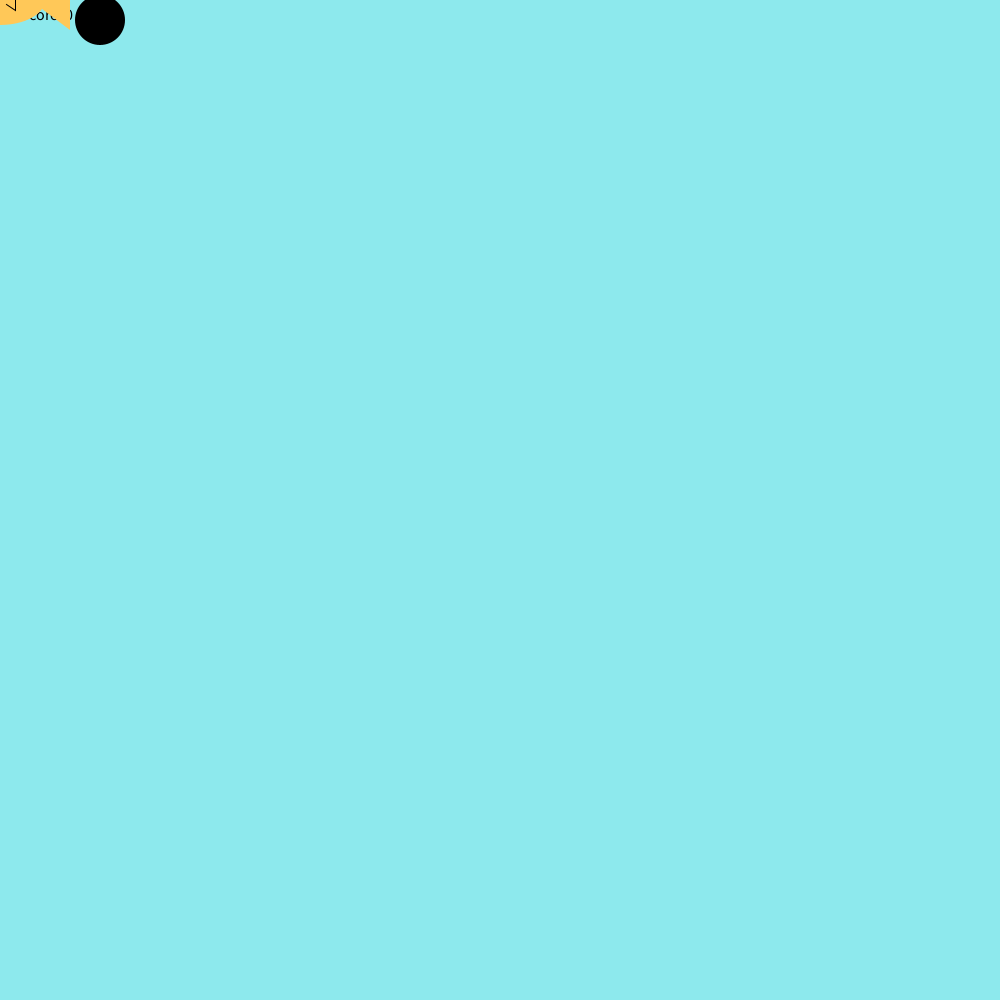
Frame 1 (no input)
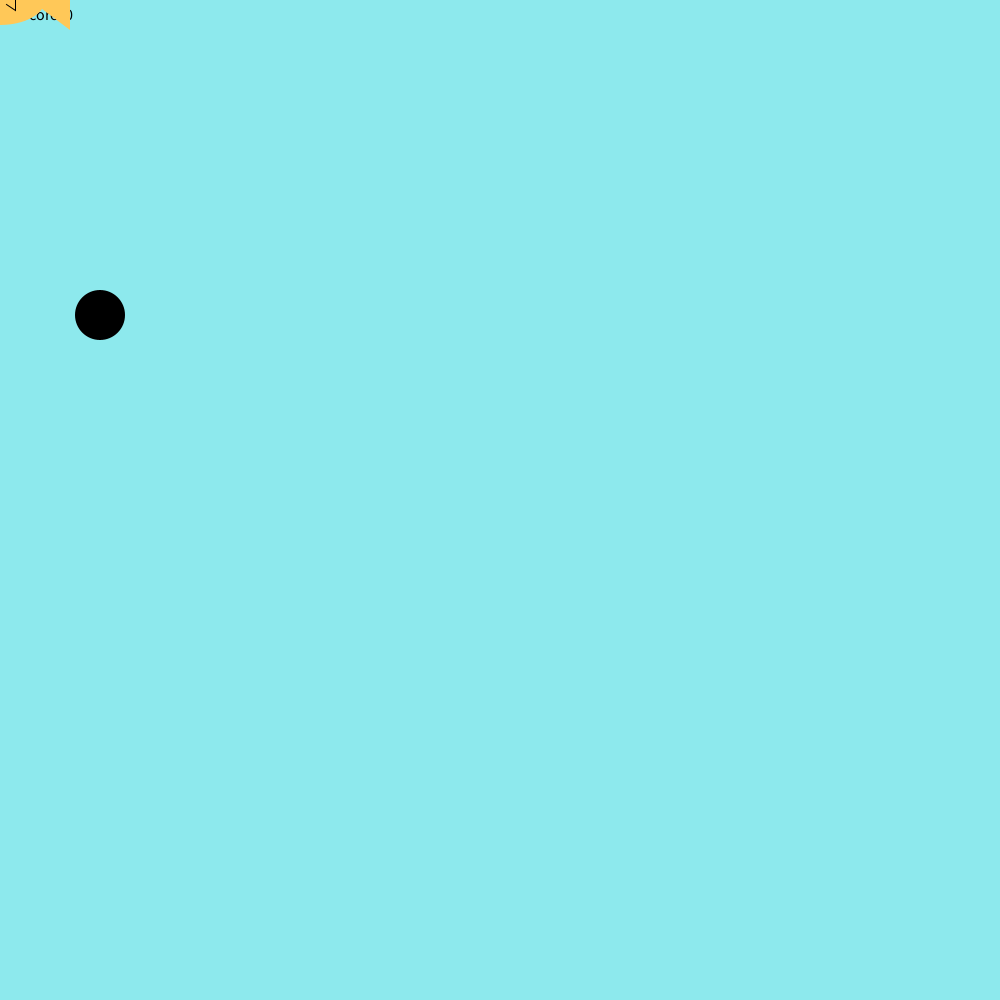
Frame 60 (the mouse pressed at the canvas centre just before this capture)
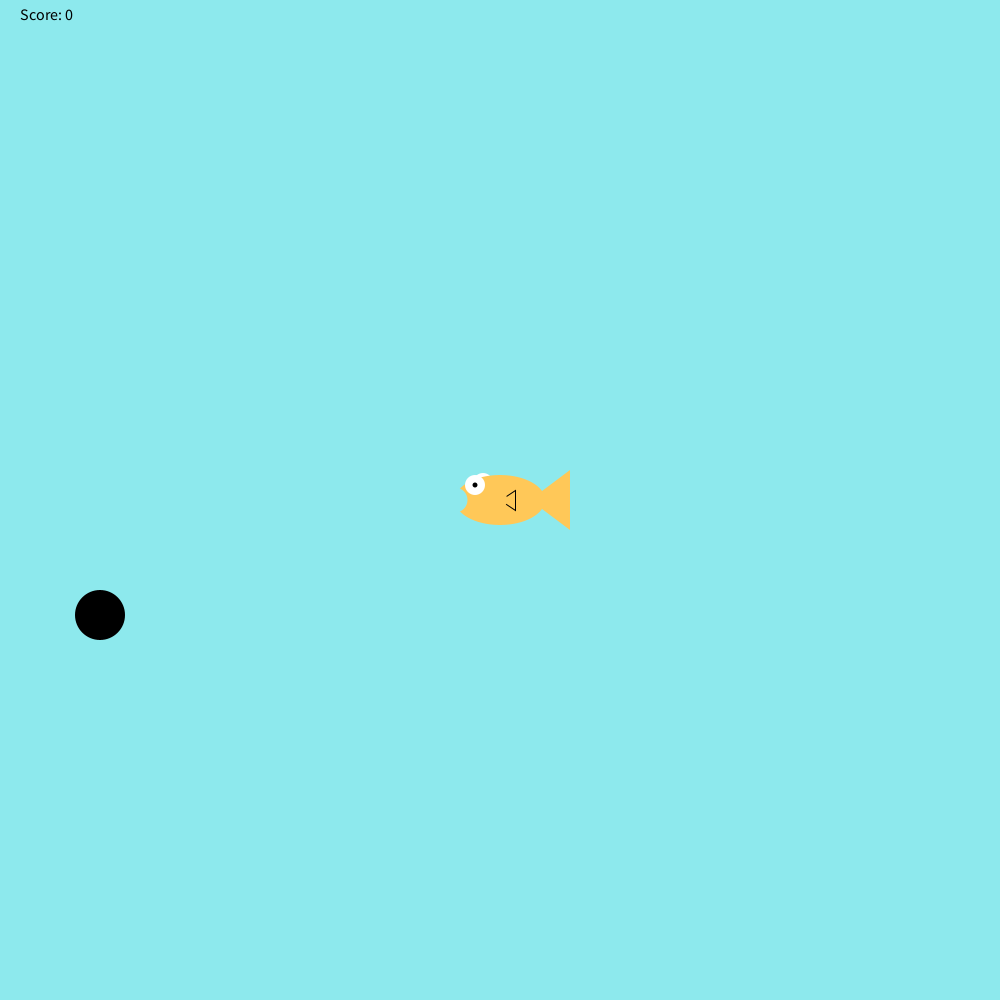
Frame 120 (the mouse held since frame 60 and released just before this capture)

The Processing sketch that drew these frames (run headless with seeded random() and noise(); from frame 60 on, the mouse is pressed at the canvas centre):

// Processing sketch: sketch_180711a
// ── sketch_180711a.pde
int foodX = 100;
int foodY = 20;
int score = 0;
void setup(){
  size(1000, 1000);
  
}
void draw(){
  background(141,233,237);
  fill(0, 0, 0);
textSize(16);
text("Score: " + score, 20, 20);


  drawFish();
  fill(#E500FF, #FF7300, #00FF2C);
  noStroke();
  ellipse(foodX, foodY, 50, 50);
  foodY+=5;
  checkCatch(foodX, foodY);
  if(foodY > height)
  {
    foodY = 20;
 foodX = (int) random(width-20); 
  }
  if(score > 10)
  {
    textSize(50); //if it’s not big enough
text("you win!", 500, 500);
  }
}
void drawFish(){
     noStroke();
     fill(255,255,255);
     ellipse(mouseX-17,mouseY-17,20,20); //back side eye
     fill(255,200,88);
     ellipse(mouseX,mouseY,90,50); //body
     triangle(mouseX+30,mouseY,mouseX+70,mouseY+30,mouseX+70,mouseY-30); //tail
     stroke(0);
     triangle(mouseX,mouseY,mouseX+15,mouseY+10,mouseX+15,mouseY-10); //side fin
     noStroke();
     fill(255,200,88);
     ellipse(mouseX,mouseY,15,15); //side fin cover
     noStroke();
     fill(255,255,255);
     ellipse(mouseX-25,mouseY-15,20,20); //front eye
     fill(0,0,0);
     ellipse(mouseX-25,mouseY-15,5,5); //pupil
     fill(141,233,237);
     ellipse(mouseX-45,mouseY,25,25); //mouth
}
     void checkCatch(int x, int y){
     if(x > mouseX && x < mouseX+70){
          if(y > mouseY-17 && y < mouseY+30){
               score++;
               foodY = 20; //if the food was eaten, make more food fall from the top
               foodX = (int) random(width-20);
          }
     }
     else if (foodY > height && score > 0){
          score--;
     }
}
